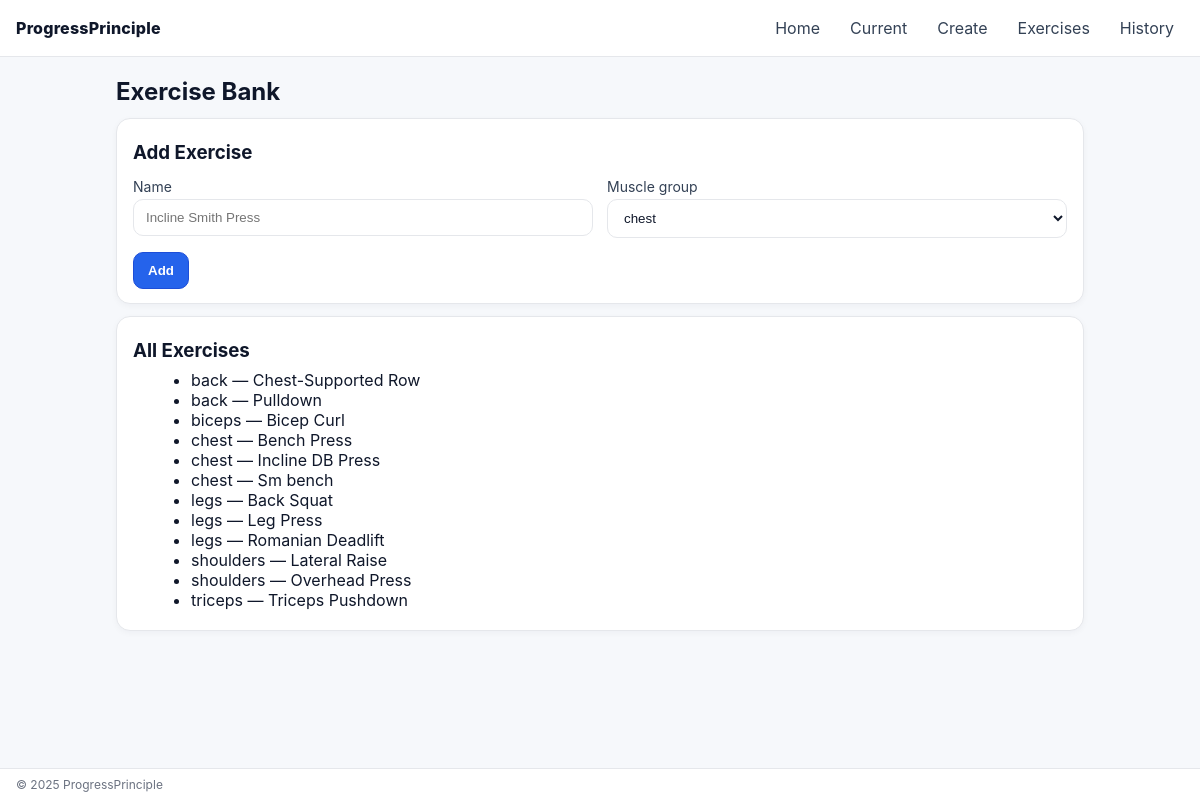
Screenshot of /exercises with the database file from the repository.
### app.py (models this page shows)
class Exercise(db.Model):
    id = db.Column(db.Integer, primary_key=True)
    name = db.Column(db.String(64), unique=True, nullable=False)
    muscle_group = db.Column(db.String(32), nullable=False)

### app.py (the view, shortened to what this page needs)
@app.route("/exercises", methods=["GET","POST"])
def exercises_bank():
    exercises = Exercise.query.order_by(Exercise.muscle_group, Exercise.name).all()
    return render_template("exercises.html", exercises=exercises, groups=MUSCLE_GROUPS)

### templates/exercises.html
{% extends "base.html" %}
{% block content %}
<h2>Exercise Bank</h2>
<div class="card">
  <h3>Add Exercise</h3>
  <form method="post" class="grid2">
    <div>
      <label>Name</label>
      <input name="name" placeholder="Incline Smith Press">
    </div>
    <div>
      <label>Muscle group</label>
      <select name="muscle_group">
        {% for g in groups %}
          <option value="{{ g }}">{{ g }}</option>
        {% endfor %}
      </select>
    </div>
    <div class="col-span-2">
      <button class="btn-primary" type="submit">Add</button>
    </div>
  </form>
</div>
<div class="card">
  <h3>All Exercises</h3>
  <ul class="bullets">
    {% for ex in exercises %}
      <li>{{ ex.muscle_group }} — {{ ex.name }}</li>
    {% endfor %}
  </ul>
</div>
{% endblock %}

### static/styles.css (style rules this page uses)
:root { --bg:#f6f8fb; --panel:#ffffff; --muted:#5b6472; --text:#0f172a; --border:#e5e7eb; --accent:#2563eb; --accent2:#22c55e; --danger:#ef4444; --ok:#16a34a; }
* { box-sizing:border-box }
html,body { height:100% }
body { font-family: Inter, -apple-system, system-ui, Arial; margin:0; background:var(--bg); color:var(--text); }
h1,h2,h3 { margin:8px 0 8px; }
.card { background:var(--panel); border:1px solid var(--border); border-radius:14px; padding:14px 16px; margin:12px 0; box-shadow: 0 2px 6px rgba(15,23,42,0.04); }
.btn, .btn-primary { display:inline-block; text-decoration:none; cursor:pointer; padding:10px 14px; border-radius:10px; border:1px solid var(--border); background:#fff; color:#111827; font-weight:600; }
.btn-primary { background:#2563eb; color:#fff; border-color:#1d4ed8; }
.grid2 { display:grid; grid-template-columns:1fr 1fr; gap:14px; }
.col-span-2 { grid-column: span 2; }
label { display:block; margin:6px 0 4px; color:#334155; font-size:14px; }
input, select { width:100%; padding:10px 12px; border-radius:10px; border:1px solid var(--border); background:#fff; color:#0f172a; }
.bullets { margin:8px 0 6px 18px; }

### rows the page displays
Exercise: muscle_group "back", name "Chest-Supported Row"
Exercise: muscle_group "back", name "Pulldown"
Exercise: muscle_group "biceps", name "Bicep Curl"
Exercise: muscle_group "chest", name "Bench Press"
Exercise: muscle_group "chest", name "Incline DB Press"
Exercise: muscle_group "chest", name "Sm bench"
Exercise: muscle_group "legs", name "Back Squat"
Exercise: muscle_group "legs", name "Leg Press"
Exercise: muscle_group "legs", name "Romanian Deadlift"
Exercise: muscle_group "shoulders", name "Lateral Raise"
Exercise: muscle_group "shoulders", name "Overhead Press"
Exercise: muscle_group "triceps", name "Triceps Pushdown"

### other values shown
{{ 2025 }} "2025"
form field muscle_group "chest"
